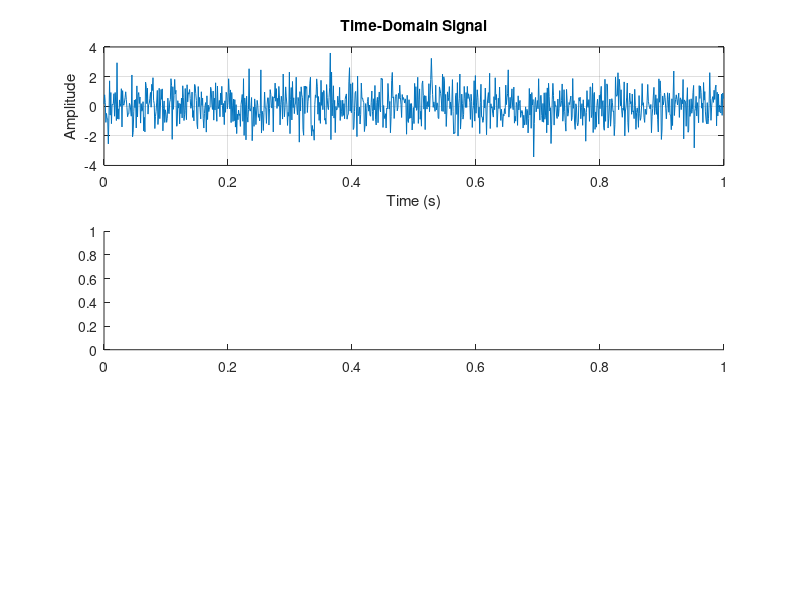

Reproduce this figure in MATLAB. (Note: this script raises an error after producing the figure.)
% Parameters
Fs = 1000;          % Sampling frequency (Hz)
T = 1;              % Duration (seconds)
t = 0:1/Fs:T-1/Fs;  % Time vector

% Generate random noise signal
x = randn(1, length(t)); % Gaussian white noise

% Create single figure with subplots
figure;

% Subplot 1: Time-domain signal
subplot(3, 1, 1);
plot(t, x);
title('Time-Domain Signal');
xlabel('Time (s)');
ylabel('Amplitude');
grid on;

% Subplot 2: Spectrogram
subplot(3, 1, 2);
spectrogram(x, 128, 120, 128, Fs, 'xaxis');
title('Spectrogram of Random Noise Signal');
colormap('jet');
colorbar;

% Subplot 3: Shifted FFT
N = length(x);                % Signal length
X = fft(x);                   % Compute FFT
X_shifted = fftshift(X);      % Shift FFT to center at zero
freq = (-N/2:N/2-1)*(Fs/N);   % Frequency vector for shifted FFT

subplot(3, 1, 3);
plot(freq, abs(X_shifted));
title('Shifted FFT of Random Noise Signal');
xlabel('Frequency (Hz)');
ylabel('Magnitude');
grid on;

% Adjust layout for better spacing
sgtitle('Random Noise Signal Analysis');
set(gcf, 'Position', [100, 100, 800, 800]); % Adjust figure size

saveas(gcf, 'imgs/signal_randn.png');
